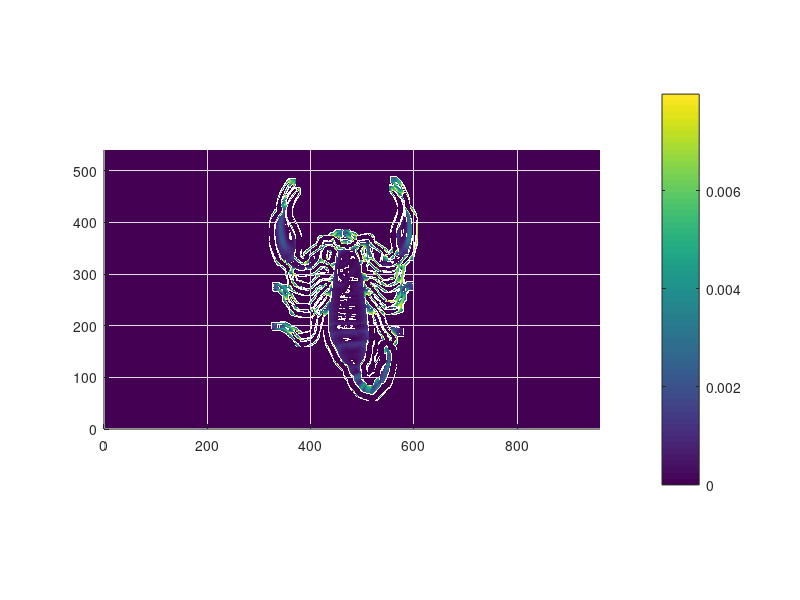

Reproduce this figure in MATLAB.
% =====================================
% \author  Yitian Shao
% \created 11/19/2015 
% 
% Used to display extracted depth image
% =====================================
IMAGE_WIDTH = 960;
IMAGE_HEIGHT =540;

% fileID = fopen('originalMap.txt');
fileID = fopen('modifedMap.txt');

dataStream = textscan(fileID,repmat('%f',1,IMAGE_WIDTH));
fclose(fileID);

depthMatrix = zeros(IMAGE_HEIGHT,IMAGE_WIDTH);

for i = 1:IMAGE_HEIGHT
    for j = 1:IMAGE_WIDTH
        depthMatrix(i,j) = dataStream{j}(i);
    end
end

%%
figure('Position',[400,200,IMAGE_WIDTH,IMAGE_HEIGHT-26])
surf(depthMatrix,'EdgeColor','none');
view(2);
xlim([0 IMAGE_WIDTH]);
ylim([0 IMAGE_HEIGHT]);
axis equal
colorbar